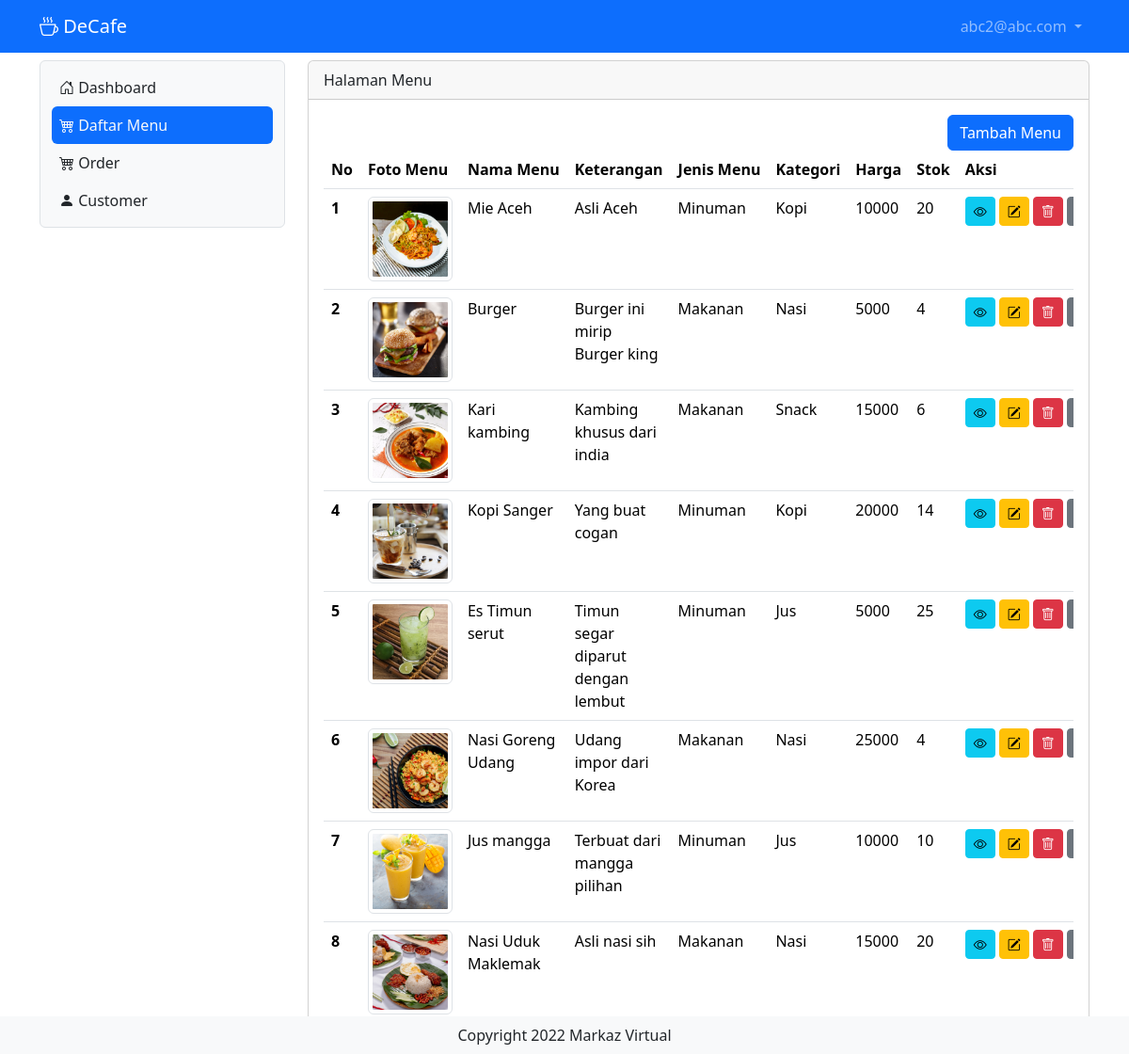
/menu (signed in), run on the app's committed database.
### tables this page shows
CREATE TABLE IF NOT EXISTS `tb_user` (
  `id` int NOT NULL AUTO_INCREMENT,
  `nama` varchar(200) DEFAULT NULL,
  `username` varchar(200) DEFAULT NULL,
  `password` varchar(200) DEFAULT NULL,
  `level` int DEFAULT NULL,
  `nohp` varchar(15) DEFAULT NULL,
  `alamat` varchar(300) DEFAULT NULL,
  PRIMARY KEY (`id`)
);

CREATE TABLE IF NOT EXISTS `tb_daftar_menu` (
  `id` int NOT NULL AUTO_INCREMENT,
  `foto` varchar(200) DEFAULT NULL,
  `nama_menu` varchar(200) DEFAULT NULL,
  `keterangan` varchar(200) DEFAULT NULL,
  `kategori` int DEFAULT NULL,
  `harga` varchar(100) DEFAULT NULL,
  `stok` varchar(50) DEFAULT NULL,
  PRIMARY KEY (`id`) USING BTREE,
  KEY `FK_tb_daftar_menu_tb_kategori_menu` (`kategori`),
  CONSTRAINT `FK_tb_daftar_menu_tb_kategori_menu` FOREIGN KEY (`kategori`) REFERENCES `tb_kategori_menu` (`id`) ON DELETE RESTRICT ON UPDATE CASCADE
);

CREATE TABLE IF NOT EXISTS `tb_kategori_menu` (
  `id` int NOT NULL AUTO_INCREMENT,
  `jenis_menu` int DEFAULT NULL,
  `kategori_menu` varchar(50) DEFAULT NULL,
  PRIMARY KEY (`id`)
);

### menu.php (the view, shortened to what this page needs)
<?php
include "proses/connect.php";
$query = mysqli_query($conn, "SELECT * FROM tb_daftar_menu
    LEFT JOIN tb_kategori_menu ON tb_kategori_menu.id = tb_daftar_menu.kategori");
while ($record = mysqli_fetch_array($query)) {
    $result[] = $record;
}
?>
<div class="col-lg-9 mt-2">
    <div class="card">
        <div class="card-header">
            Halaman Menu
        </div>
        <div class="card-body">
            <div class="row">
                <div class="col d-flex justify-content-end">
                    <button class="btn btn-primary" data-bs-toggle="modal" data-bs-target="#ModalTambahUser"> Tambah Menu</button>
                </div>
            </div>
            <?php
            if (empty($result)) {
                echo "Data user tidak ada";
            } else {
            ?>
                <div class="table-responsive">
                    <table class="table table-hover">
                        <thead>
                            <tr class="text-nowrap">
                                <th scope="col">No</th>
                                <th scope="col">Foto Menu</th>
                                <th scope="col">Nama Menu</th>
                                <th scope="col">Keterangan</th>
                                <th scope="col">Jenis Menu</th>
                                <th scope="col">Kategori</th>
                                <th scope="col">Harga</th>
                                <th scope="col">Stok</th>
                                <th scope="col">Aksi</th>
                            </tr>
                        </thead>
                        <tbody>
                            <?php
                            $no = 1;
                            foreach ($result as $row) {
                            ?>
                                <tr>
                                    <th scope="row"><?php echo $no++ ?></th>
                                    <td>
                                    <div style="width: 90px">
                                    <img src="assets/img/<?php echo $row['foto'] ?>" class="img-thumbnail" alt="...">
                                    </div>
                                    </td>
                                    <td><?php echo $row['nama_menu'] ?></td>
                                    <td><?php echo $row['keterangan'] ?></td>
                                    <td><?php echo ($row['jenis_menu'] == 1) ? "Makanan" : "Minuman" ?></td>
                                    <td><?php echo $row['kategori_menu'] ?></td>
                                    <td><?php echo $row['harga'] ?></td>
                                    <td><?php echo $row['stok'] ?></td>
                                    <td>
                                        <div class="d-flex">
                                        <button class="btn btn-info btn-sm me-1" data-bs-toggle="modal" data-bs-target="#ModalView<?php echo $row['id'] ?>"><i class="bi bi-eye"></i></button>
                                        <button class="btn btn-warning btn-sm me-1" data-bs-toggle="modal" data-bs-target="#ModalEdit<?php echo $row['id'] ?>"><i class="bi bi-pencil-square"></i></button>
                                        <button class="btn btn-danger btn-sm me-1 " data-bs-toggle="modal" data-bs-target="#ModalDelete<?php echo $row['id'] ?>"><i class="bi bi-trash"></i></button>
                                        <button class="btn btn-secondary btn-sm " data-bs-toggle="modal" data-bs-target="#ModalResetPassword<?php echo $row['id'] ?>"><i class="bi bi-key"></i></button>
                                        </div>
                                    </td>
                                </tr>
                            <?php
                            }
                            ?>
                        </tbody>
                    </table>
                </div>
            <?php
            }
            ?>
        </div>
    </div>
</div>

### header.php (shortened to what this page needs)
<nav class="navbar navbar-expand navbar-dark bg-primary sticky-top">
    <div class="container-lg">
        <a class="navbar-brand" href="."><i class="bi bi-cup-hot"> </i>DeCafe</a>
        <div class="collapse navbar-collapse justify-content-end" id="navbarNavDropdown">
            <ul class="navbar-nav">
                <li class="nav-item dropdown">
                    <a class="nav-link dropdown-toggle" href="#" role="button" data-bs-toggle="dropdown" aria-expanded="false">
                        <?php echo $hasil['username']; ?>
                    </a>
                </li>
            </ul>
        </div>
    </div>
</nav>

### data on the page
tb_user: username "abc2@abc.com"
tb_daftar_menu: foto (picture), nama_menu "Mie Aceh", keterangan "Asli Aceh", shows "Minuman", kategori.kategori_menu "Kopi", harga "10000", stok "20"
tb_daftar_menu: foto (picture), nama_menu "Burger", keterangan "Burger ini mirip Burger king", shows "Makanan", kategori.kategori_menu "Nasi", harga "5000", stok "4"
tb_daftar_menu: foto (picture), nama_menu "Kari kambing", keterangan "Kambing khusus dari india", shows "Makanan", kategori.kategori_menu "Snack", harga "15000", stok "6"
tb_daftar_menu: foto (picture), nama_menu "Kopi Sanger", keterangan "Yang buat cogan", shows "Minuman", kategori.kategori_menu "Kopi", harga "20000", stok "14"
tb_daftar_menu: foto (picture), nama_menu "Es Timun serut", keterangan "Timun segar diparut dengan lembut", shows "Minuman", kategori.kategori_menu "Jus", harga "5000", stok "25"
tb_daftar_menu: foto (picture), nama_menu "Nasi Goreng Udang", keterangan "Udang impor dari Korea", shows "Makanan", kategori.kategori_menu "Nasi", harga "25000", stok "4"
tb_daftar_menu: foto (picture), nama_menu "Jus mangga", keterangan "Terbuat dari mangga pilihan", shows "Minuman", kategori.kategori_menu "Jus", harga "10000", stok "10"
tb_daftar_menu: foto (picture), nama_menu "Nasi Uduk Maklemak", keterangan "Asli nasi sih", shows "Makanan", kategori.kategori_menu "Nasi", harga "15000", stok "20"
